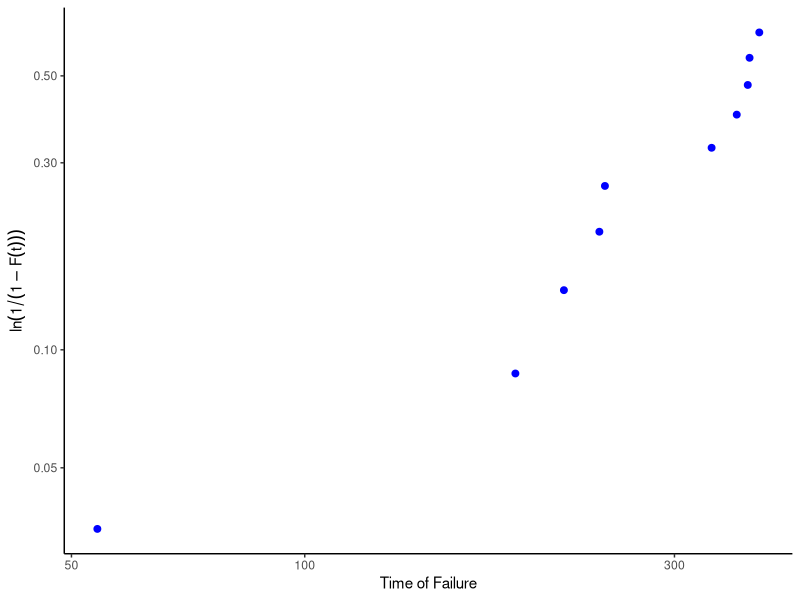
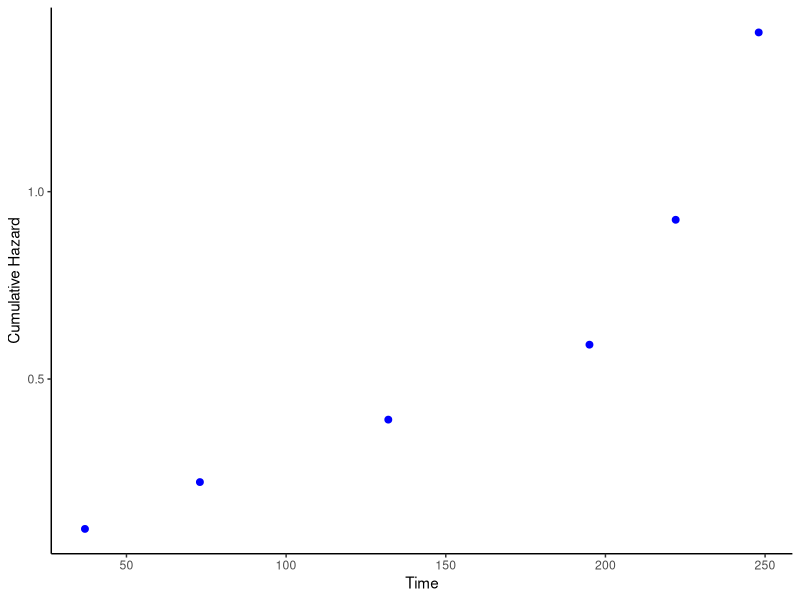
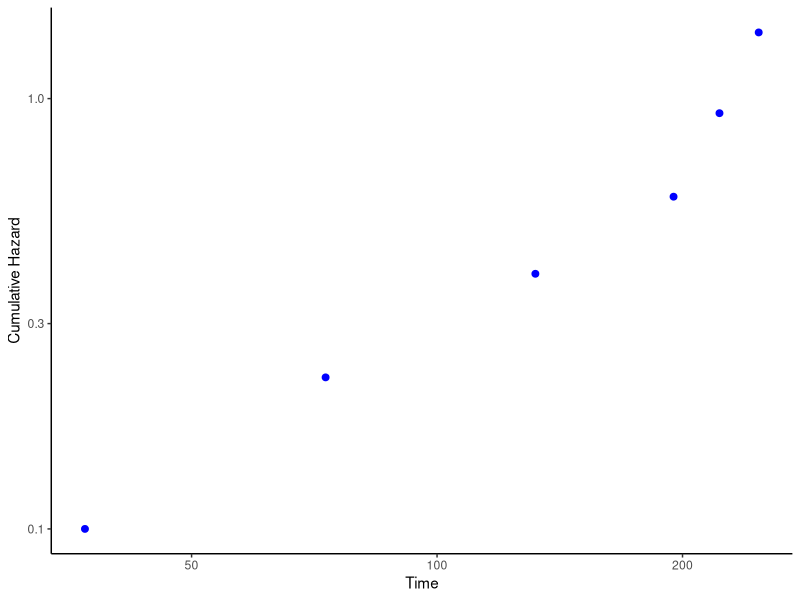
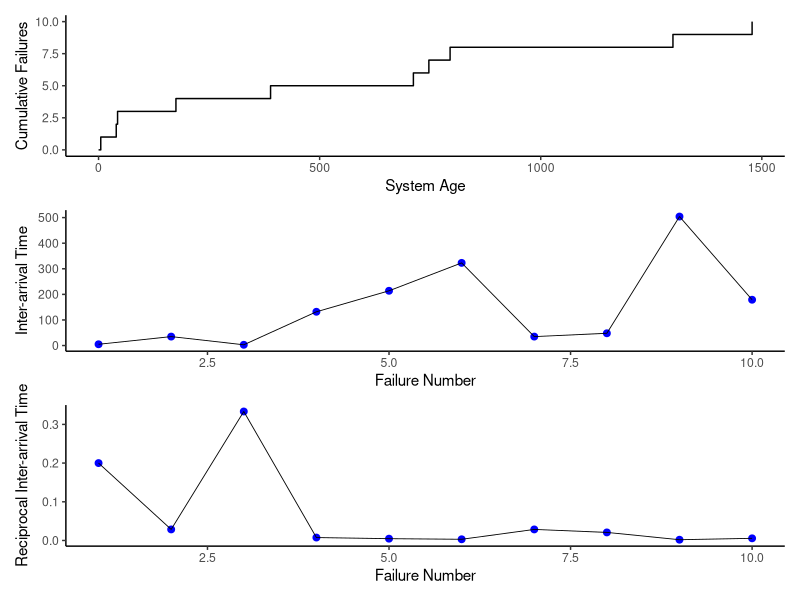
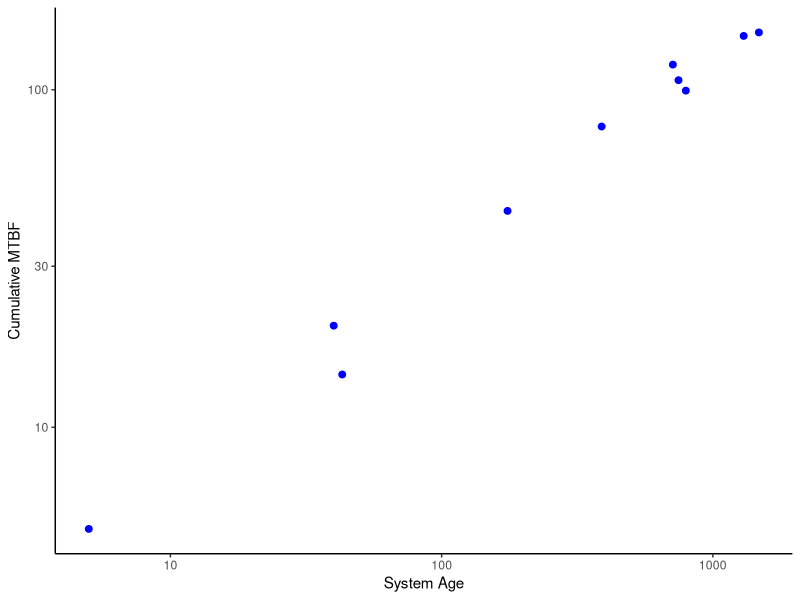

Here is the R script that generated these plots, in order:
## ---- chunk 1
#| label: tbl-apr-221-example-data
#| tbl-cap: "Weibull probability plot example data and CDF estimates"
#| code-fold: true
#| message: false
library(tidyverse)

x_fail <- c(54, 187, 216, 240, 244, 335, 361, 373, 375, 386)
i <- 1:10
n <- 20
F_i <- (i - 0.3) / (n + 0.4)
y <- log(1 / (1 - F_i))

tibble(
  `Failure (i)` = i,
  `Time of Failure (x)` = x_fail,
  `F(t_i) estimate` = round(F_i, 3),
  `ln(1/[1-F(t_i)]) (y)` = round(y, 3)
) |>
  knitr::kable(align = "rrrr")
## ---- chunk 2
#| label: fig-apr-221-probability-plot
#| fig-cap: "Weibull probability plot of the example failure times"
#| code-fold: true
ggplot(tibble(x = x_fail, y = y), aes(x, y)) +
  geom_point(shape = 19, color = "blue", size = 2) +
  scale_x_log10() +
  scale_y_log10() +
  labs(x = "Time of Failure", y = expression(ln(1 / (1 - F(t))))) +
  theme_classic()
## ---- chunk 3
#| label: verify-apr-221-regression
#| code-fold: true
fit <- lm(log10(y) ~ log10(x_fail))
slope <- round(unname(coef(fit)[2]), 2)
intercept <- round(unname(coef(fit)[1]), 3)
alpha_est <- round(10^(-intercept / slope))

tibble(Statistic = c("Slope (gamma)", "Intercept", "Alpha estimate"), Value = c(slope, intercept, alpha_est)) |>
  knitr::kable(align = "lr")
## ---- chunk 4
#| label: tbl-apr-222-example-data
#| tbl-cap: "Cumulative hazard plotting example"
#| code-fold: true
#| message: false
library(tidyverse)

event_time <- c(37, 50, 73, 100, 132, 195, 200, 222, 248, 250)
is_failure <- c(1, 0, 1, 0, 1, 1, 0, 1, 1, 0)
n <- length(event_time)
rank_i <- 1:n
reverse_rank <- n - rank_i + 1
haz_val <- ifelse(is_failure == 1, 1 / reverse_rank, NA)
cum_haz <- cumsum(replace(haz_val, is.na(haz_val), 0))

tibble(
  `Time of Event` = event_time,
  `1=failure, 0=runtime` = is_failure,
  Rank = rank_i,
  `Reverse Rank` = reverse_rank,
  `Haz Val` = ifelse(is.na(haz_val), NA, round(haz_val, 3)),
  `Cum Hazard Value` = round(cum_haz, 3)
) |>
  knitr::kable(align = "rrrrrr")
## ---- chunk 5
#| label: fig-apr-222-exponential-cumhaz
#| fig-cap: "Exponential cumulative hazard plot"
#| code-fold: true
failures <- tibble(event_time, is_failure, cum_haz) |> filter(is_failure == 1)

ggplot(failures, aes(event_time, cum_haz)) +
  geom_point(shape = 19, color = "blue", size = 2) +
  labs(x = "Time", y = "Cumulative Hazard") +
  theme_classic()
## ---- chunk 6
#| label: fig-apr-222-weibull-cumhaz
#| fig-cap: "Weibull cumulative hazard plot"
#| code-fold: true
ggplot(failures, aes(event_time, cum_haz)) +
  geom_point(shape = 19, color = "blue", size = 2) +
  scale_x_log10() +
  scale_y_log10() +
  labs(x = "Time", y = "Cumulative Hazard") +
  theme_classic()
## ---- chunk 7
#| label: verify-apr-222-weibull-slope
#| code-fold: true
fit <- lm(log10(cum_haz) ~ log10(event_time), data = failures)

tibble(Statistic = "Weibull cum hazard slope", Value = round(unname(coef(fit)[2]), 2)) |>
  knitr::kable(align = "lr")
## ---- chunk 8
#| label: fig-apr-223-trend-plots
#| fig-cap: "Trend plots for Case Study 1: cumulative failures, inter-arrival times, and their reciprocals"
#| code-fold: true
#| message: false
library(tidyverse)
library(patchwork)

age <- c(5, 40, 43, 175, 389, 712, 747, 795, 1299, 1478)
r <- length(age)
interarrival <- diff(c(0, age))

p1 <- ggplot(tibble(age = c(0, age), cum = 0:r), aes(age, cum)) +
  geom_step() +
  labs(x = "System Age", y = "Cumulative Failures") +
  theme_classic()

p2 <- ggplot(tibble(number = 1:r, interarrival = interarrival), aes(number, interarrival)) +
  geom_point(shape = 19, color = "blue", size = 2) +
  geom_line(linewidth = 0.3) +
  labs(x = "Failure Number", y = "Inter-arrival Time") +
  theme_classic()

p3 <- ggplot(tibble(number = 1:r, recip = 1 / interarrival), aes(number, recip)) +
  geom_point(shape = 19, color = "blue", size = 2) +
  geom_line(linewidth = 0.3) +
  labs(x = "Failure Number", y = "Reciprocal Inter-arrival Time") +
  theme_classic()

p1 / p2 / p3
## ---- chunk 9
#| label: tbl-apr-223-cum-mtbf
#| tbl-cap: "Case Study 1 cumulative MTBF estimates"
#| code-fold: true
cum_mtbf <- age / (1:r)

tibble(Time = age, `Cum MTBF` = round(cum_mtbf, 1)) |>
  knitr::kable(align = "rr")
## ---- chunk 10
#| label: fig-apr-223-duane-plot
#| fig-cap: "Duane plot for Case Study 1"
#| code-fold: true
ggplot(tibble(age = age, mtbf = cum_mtbf), aes(age, mtbf)) +
  geom_point(shape = 19, color = "blue", size = 2) +
  scale_x_log10() +
  scale_y_log10() +
  labs(x = "System Age", y = "Cumulative MTBF") +
  theme_classic()
